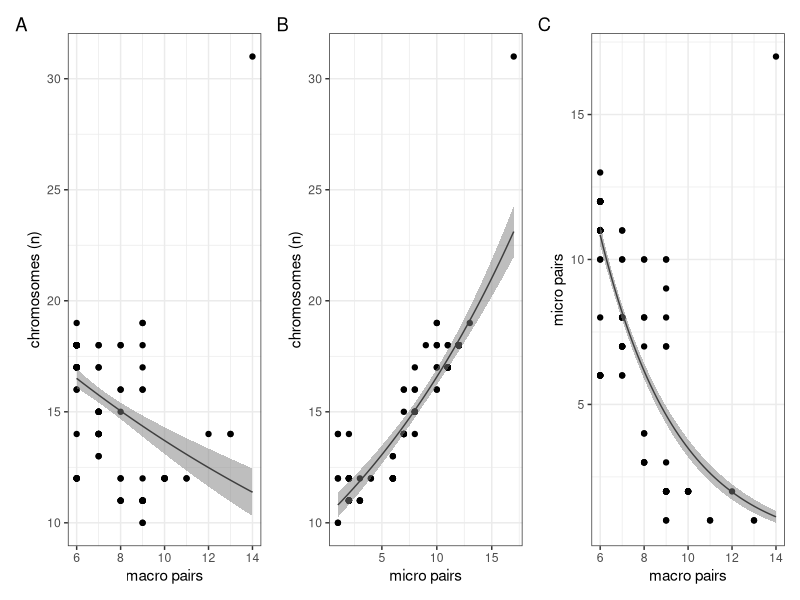
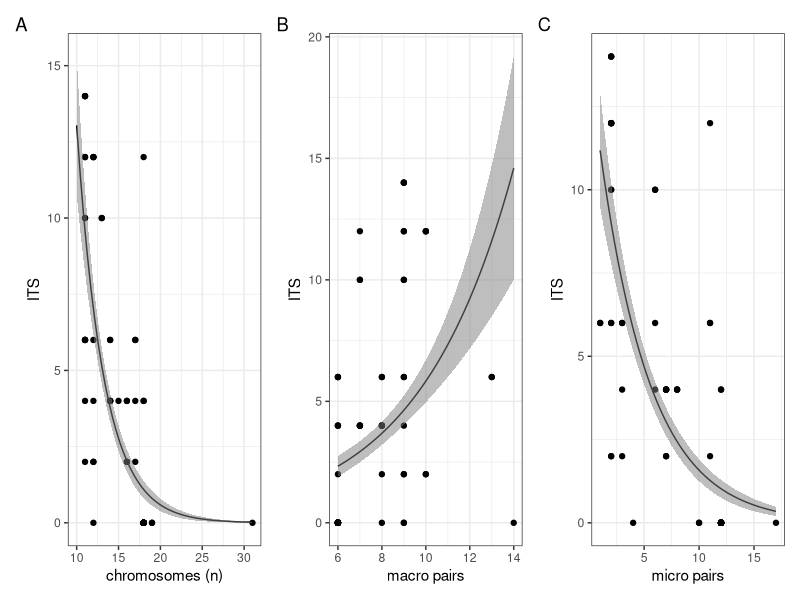

Generate these figures, in order, with R:
## ---- chunk 1
knitr::opts_chunk$set(echo = TRUE)
## ---- chunk 2
# Load libraries
library(tidyverse)
library(here)
library(ape)
library(broom)
library(patchwork)
library(ggfortify)
## ---- chunk 3
mydata <- read_csv(here("data/chromosome-data-species.csv"))
## ---- chunk 4
#head(mydata)
## ---- chunk 5
# n versus macro
m1 <- glm(haploidn ~ macrop, data = mydata, family = "poisson")
# Model diagnostics
# autoplot(m1)
# Check for overdispersion
# summary(m1)$deviance / summary(m1)$df.resid 
tidy(anova(m1, test = "Chisq"))

# Create predict line for graphs
newX1 <- data.frame(macrop = seq(min(mydata$macrop), 
                                max(mydata$macrop), length = 50))
newY1 <- predict.glm(m1, newdata = newX1, type = "response", se.fit = TRUE)
add1 <- data.frame(newX1, newY1)
add1 <- add1 %>% rename(haploidn = fit)
## ---- chunk 6
# n versus micro
m2 <- glm(haploidn ~ microp, data = mydata, family = "poisson")
# Model diagnostics
# autoplot(m2)
# Check for overdispersion
# summary(m2)$deviance / summary(m2)$df.resid 
tidy(anova(m2, test = "Chisq"))

# Create predict line for graphs
newX2 <- data.frame(microp = seq(min(mydata$microp), 
                                max(mydata$microp), length = 50))
newY2 <- predict.glm(m2, newdata = newX2, type = "response", se.fit = TRUE)
add2 <- data.frame(newX2, newY2)
add2 <- add2 %>% rename(haploidn = fit)
## ---- chunk 7
# macro versus micro
m3 <- glm(microp ~ macrop, data = mydata, family = "poisson")
# Model diagnostics
# autoplot(m3)
# Check for overdispersion
# summary(m3)$deviance / summary(m3)$df.resid 
tidy(anova(m3, test = "Chisq"))

# Create predict line for graphs
# same X as in m1
newY3 <- predict.glm(m3, newdata = newX1, type = "response", se.fit = TRUE)
add3 <- data.frame(newX1, newY3)
add3 <- add3 %>% rename(microp = fit)
## ---- chunk 8
# ITS versus haploidn
# m4 <- glm(its ~ haploidn, data = mydata, family = "poisson")
# Model diagnostics
# autoplot(m4)
# Check for overdispersion
# summary(m4)$deviance / summary(m4)$df.resid 
m4 <- glm(its ~ haploidn, data = mydata, family = "quasipoisson")
tidy(anova(m4, test = "F"))

# Create predict line for graphs
newX3 <- data.frame(haploidn = seq(min(mydata$haploidn), 
                                max(mydata$haploidn), length = 50))
newY4 <- predict.glm(m4, newdata = newX3, type = "response", se.fit = TRUE)
add4 <- data.frame(newX3, newY4)
add4 <- add4 %>% rename(its = fit)
## ---- chunk 9
# its versus macro
# m5 <- glm(its ~ macrop, data = mydata, family = "poisson")
# Model diagnostics
# autoplot(m5)
# Check for overdispersion
# summary(m5)$deviance / summary(m5)$df.resid 
m5 <- glm(its ~ macrop, data = mydata, family = "quasipoisson")
tidy(anova(m5, test = "F"))

# Create predict line for graphs
# same X as in m1
newY5 <- predict.glm(m5, newdata = newX1, type = "response", se.fit = TRUE)
add5 <- data.frame(newX1, newY5)
add5 <- add5 %>% rename(its = fit)
## ---- chunk 10
# its versus micro
# m6 <- glm(its ~ microp, data = mydata, family = "poisson")
# Model diagnostics
# autoplot(m6)
# Check for overdispersion
# summary(m6)$deviance / summary(m6)$df.resid 
m6 <- glm(its ~ microp, data = mydata, family = "quasipoisson")
tidy(anova(m6, test = "F"))

# Create predict line for graphs
# same X as in m2
newY6 <- predict.glm(m6, newdata = newX2, type = "response", se.fit = TRUE)
add6 <- data.frame(newX2, newY6)
add6 <- add6 %>% rename(its = fit)
## ---- chunk 11
mac <- 
  ggplot(mydata, aes(x = macrop, y = haploidn)) +
  geom_point() +
  theme_bw() +
  xlab("macro pairs") +
  ylab("chromosomes (n)") +
  geom_line(data = add1, colour = "black") +
  geom_ribbon(data = add1, 
              aes(ymin = haploidn + se.fit, ymax = haploidn - se.fit), 
              alpha = 0.5, fill = "grey50")

mic <- 
  ggplot(mydata, aes(x = microp, y = haploidn)) +
  geom_point() +
  theme_bw() +
  xlab("micro pairs") +
  ylab("chromosomes (n)") +
  geom_line(data = add2, colour = "black") +
  geom_ribbon(data = add2, 
              aes(ymin = haploidn + se.fit, ymax = haploidn - se.fit), 
              alpha = 0.5, fill = "grey50")

both <- 
  ggplot(mydata, aes(x = macrop, y = microp)) +
  geom_point() +
  theme_bw() +
  xlab("macro pairs") +
  ylab("micro pairs") +
  geom_line(data = add3, colour = "black") +
  geom_ribbon(data = add3, 
              aes(ymin = microp + se.fit, ymax = microp - se.fit), 
              alpha = 0.5, fill = "grey50")
 
# Plot
mac + mic + both + plot_annotation(tag_levels = "A")

# Save plot
# ggsave(filename = here("outputs/micro-macro-chromosomes.png"), height = 4)
## ---- chunk 12
hap <- 
  ggplot(mydata, aes(x = haploidn, y = its)) +
  geom_point() +
  theme_bw() +
  xlab("chromosomes (n)") +
  ylab("ITS") +
  geom_line(data = add4, colour = "black") +
  geom_ribbon(data = add4, 
              aes(ymin = its + se.fit, ymax = its - se.fit), 
              alpha = 0.5, fill = "grey50")

mac <- 
  ggplot(mydata, aes(x = macrop, y = its)) +
  geom_point() +
  theme_bw() +
  xlab("macro pairs") +
  ylab("ITS") +
  geom_line(data = add5, colour = "black") +
  geom_ribbon(data = add5, 
              aes(ymin = its + se.fit, ymax = its - se.fit), 
              alpha = 0.5, fill = "grey50")

mic <- 
  ggplot(mydata, aes(x = microp, y = its)) +
  geom_point() +
  theme_bw() +
  xlab("micro pairs") +
  ylab("ITS") +
  geom_line(data = add6, colour = "black") +
  geom_ribbon(data = add6, 
              aes(ymin = its + se.fit, ymax = its - se.fit), 
              alpha = 0.5, fill = "grey50")
 
# Plot
hap + mac + mic + plot_annotation(tag_levels = "A")

# Save plot
# ggsave(filename = here("outputs/ITS-chromosomes.png"), height = 4)
